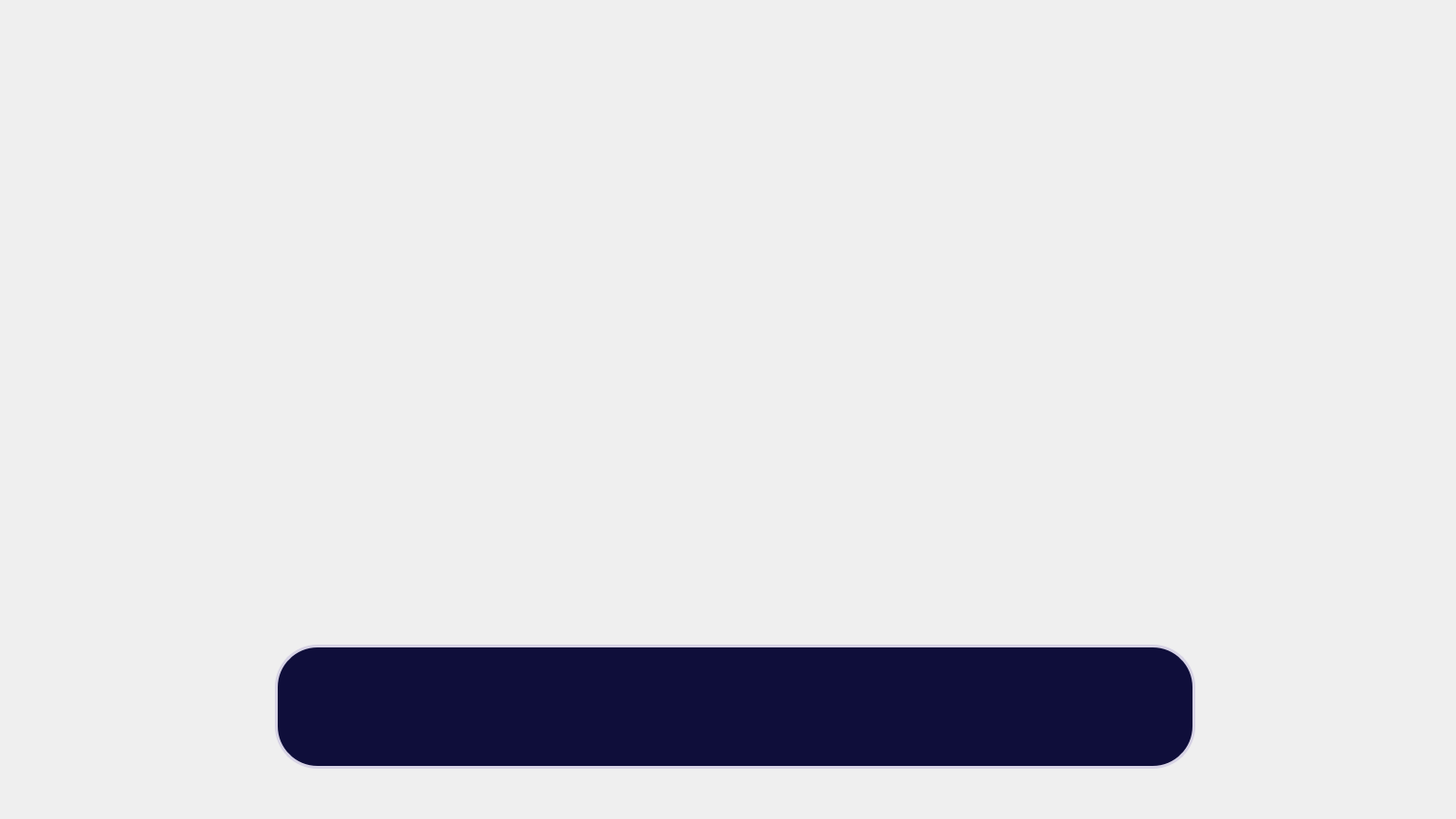
<?xml version="1.0" encoding="UTF-8"?>
<ui version="4.0">
 <class>Form</class>
 <widget class="QWidget" name="Form">
  <property name="geometry">
   <rect>
    <x>0</x>
    <y>0</y>
    <width>1536</width>
    <height>864</height>
   </rect>
  </property>
  <property name="windowTitle">
   <string>Form</string>
  </property>
  <widget class="QLabel" name="label">
   <property name="geometry">
    <rect>
     <x>0</x>
     <y>0</y>
     <width>1536</width>
     <height>864</height>
    </rect>
   </property>
   <property name="sizePolicy">
    <sizepolicy hsizetype="Expanding" vsizetype="Expanding">
     <horstretch>0</horstretch>
     <verstretch>0</verstretch>
    </sizepolicy>
   </property>
   <property name="text">
    <string/>
   </property>
   <property name="pixmap">
    <pixmap>newbac.png</pixmap>
   </property>
   <property name="scaledContents">
    <bool>true</bool>
   </property>
  </widget>
  <widget class="QLabel" name="label_2">
   <property name="geometry">
    <rect>
     <x>50</x>
     <y>50</y>
     <width>191</width>
     <height>181</height>
    </rect>
   </property>
   <property name="text">
    <string/>
   </property>
   <property name="pixmap">
    <pixmap>whitepanda.png</pixmap>
   </property>
   <property name="scaledContents">
    <bool>true</bool>
   </property>
  </widget>
  <widget class="QLabel" name="label_3">
   <property name="geometry">
    <rect>
     <x>290</x>
     <y>680</y>
     <width>971</width>
     <height>131</height>
    </rect>
   </property>
   <property name="styleSheet">
    <string notr="true">border-radius: 45px;
background-color: #0f0e3a;
border: 3px solid #d7d3e5;
color: white;
font-size: 25px</string>
   </property>
   <property name="text">
    <string/>
   </property>
  </widget>
  <widget class="QLineEdit" name="name">
   <property name="geometry">
    <rect>
     <x>370</x>
     <y>690</y>
     <width>841</width>
     <height>61</height>
    </rect>
   </property>
   <property name="minimumSize">
    <size>
     <width>841</width>
     <height>0</height>
    </size>
   </property>
   <property name="font">
    <font>
     <family>Segoe UI Black</family>
     <pointsize>20</pointsize>
     <italic>false</italic>
     <fontweight>Black</fontweight>
    </font>
   </property>
   <property name="styleSheet">
    <string notr="true">background-color: #0f0e3a;
font: 900 20pt &quot;Segoe UI Black&quot;;
border-radius: 100px;
color: white</string>
   </property>
   <property name="locale">
    <locale language="Vietnamese" country="Vietnam"/>
   </property>
   <property name="text">
    <string/>
   </property>
   <property name="alignment">
    <set>Qt::AlignCenter</set>
   </property>
  </widget>
  <widget class="QLabel" name="img">
   <property name="geometry">
    <rect>
     <x>550</x>
     <y>40</y>
     <width>471</width>
     <height>621</height>
    </rect>
   </property>
   <property name="autoFillBackground">
    <bool>false</bool>
   </property>
   <property name="styleSheet">
    <string notr="true">border-radius: 45px;
border: 0px solid #d7d3e5;
color: white;
font-size: 25px</string>
   </property>
   <property name="text">
    <string/>
   </property>
   <property name="scaledContents">
    <bool>false</bool>
   </property>
   <property name="alignment">
    <set>Qt::AlignCenter</set>
   </property>
  </widget>
  <widget class="QLineEdit" name="posi">
   <property name="geometry">
    <rect>
     <x>370</x>
     <y>750</y>
     <width>841</width>
     <height>31</height>
    </rect>
   </property>
   <property name="minimumSize">
    <size>
     <width>841</width>
     <height>0</height>
    </size>
   </property>
   <property name="font">
    <font>
     <family>Segoe UI Black</family>
     <pointsize>15</pointsize>
     <italic>false</italic>
     <fontweight>Black</fontweight>
    </font>
   </property>
   <property name="autoFillBackground">
    <bool>false</bool>
   </property>
   <property name="styleSheet">
    <string notr="true">background-color: #0f0e3a;
font: 900 15pt &quot;Segoe UI Black&quot;;
border-radius: 100px;
color: white</string>
   </property>
   <property name="locale">
    <locale language="Vietnamese" country="Vietnam"/>
   </property>
   <property name="text">
    <string/>
   </property>
   <property name="alignment">
    <set>Qt::AlignCenter</set>
   </property>
  </widget>
 </widget>
 <resources/>
 <connections/>
</ui>
